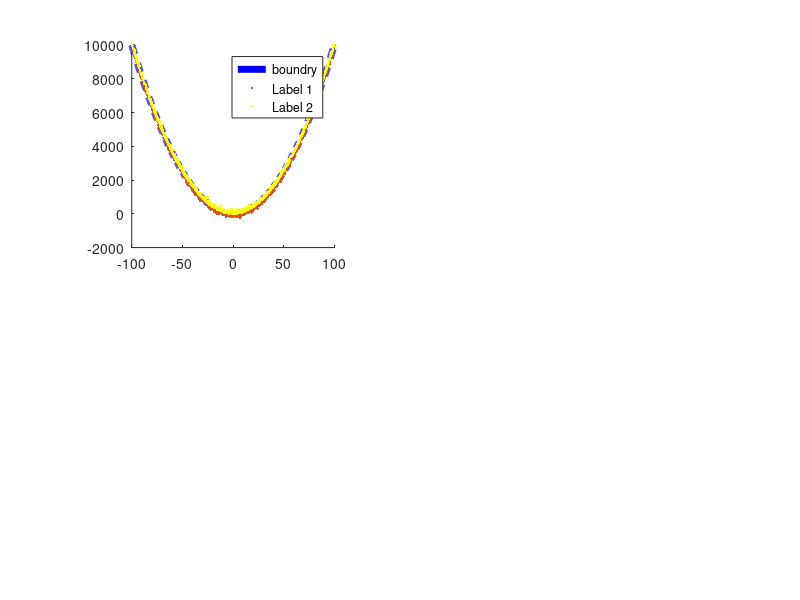

This figure's MATLAB source: (Note: this script raises an error after producing the figure.)
% simulate linear and non linear encoding 
% define a boundary that is combination of linear and non linear 
Bondary=@(x) x.^2;
X=-100:0.1:100;
nX=length(X);
% generate data for this boundary with some noise
data=Bondary(X)+100*randn(1,nX);
Labels=[data>=Bondary(X)]';
%data(Labels==1)=data(Labels==1)+50;
%data(Labels==0)=data(Labels==0)-50;
% plot the data and the boundary
figure
subplot(221);
hold on
plot(X,Bondary(X),'Color','b','LineWidth',5,'LineStyle','--');
plot(X,data,'.');
plot(X(Labels),data(Labels),'.','color','y');
legend({'boundry','Label 1','Label 2'})
axis square

% do the classification task 
Predictors=[X' data'];
c = cvpartition(nX,'Holdout',0.2);
TrainInds=randsample(1:nX,c.TrainSize);
TestInds=setdiff(1:nX,TrainInds);
PredictorsTrain=Predictors(TrainInds,:);PredictorsTest=Predictors(TestInds,:);
LabelsTrain=Labels(TrainInds,:);LabelsTest=Labels(TestInds,:);
clear Accuracy AccuracyRBF
for polyorder=1:3   
    PolyClassifier=fitcsvm(PredictorsTrain,LabelsTrain,'KernelFunction','polynomial', 'PolynomialOrder', polyorder);
    [PredictLabel]=predict(PolyClassifier,PredictorsTrain);
    Accuracy(polyorder)=sum(PredictLabel==LabelsTrain)/c.TrainSize;
end

RBFClassifier=fitcsvm(PredictorsTrain,LabelsTrain,'KernelFunction','RBF');
[PredictLabel]=predict(RBFClassifier,PredictorsTrain);
AccuracyRBF=sum(PredictLabel==LabelsTrain)/c.TrainSize;

 
% % subtract the residuals
% residuals=double(Labels)-LinearScorePredict(:,1);
% LabelsNonlin=residuals>=median(residuals);
% 
% subplot(222);hold on
% plot(X,residuals,'b.');
% plot(X(LabelsNonlin),residuals(LabelsNonlin),'.','color','y');
% 
% % LinearClassifierResiduals=fitcsvm(Predictors,residuals,'KernelFunction','rbf');
% % [PredictLabelNonLin]=predict(LinearClassifier,Predictors);
% % Accuracy=sum(PredictLabelNonLin==Labels)/nX;
% 
% NonLinFit=fitrgp(Predictors,residuals);
% residualspredit=predict(NonLinFit,Predictors);
% subplot(223);hold on
% plot(X,residualspredit,'b.');
% 
% LinFit=fitrlinear(Predictors,residuals);
% residualsLinpredit=predict(LinFit,Predictors);
% subplot(224);hold on
% plot(X,residualsLinpredit,'b.');
